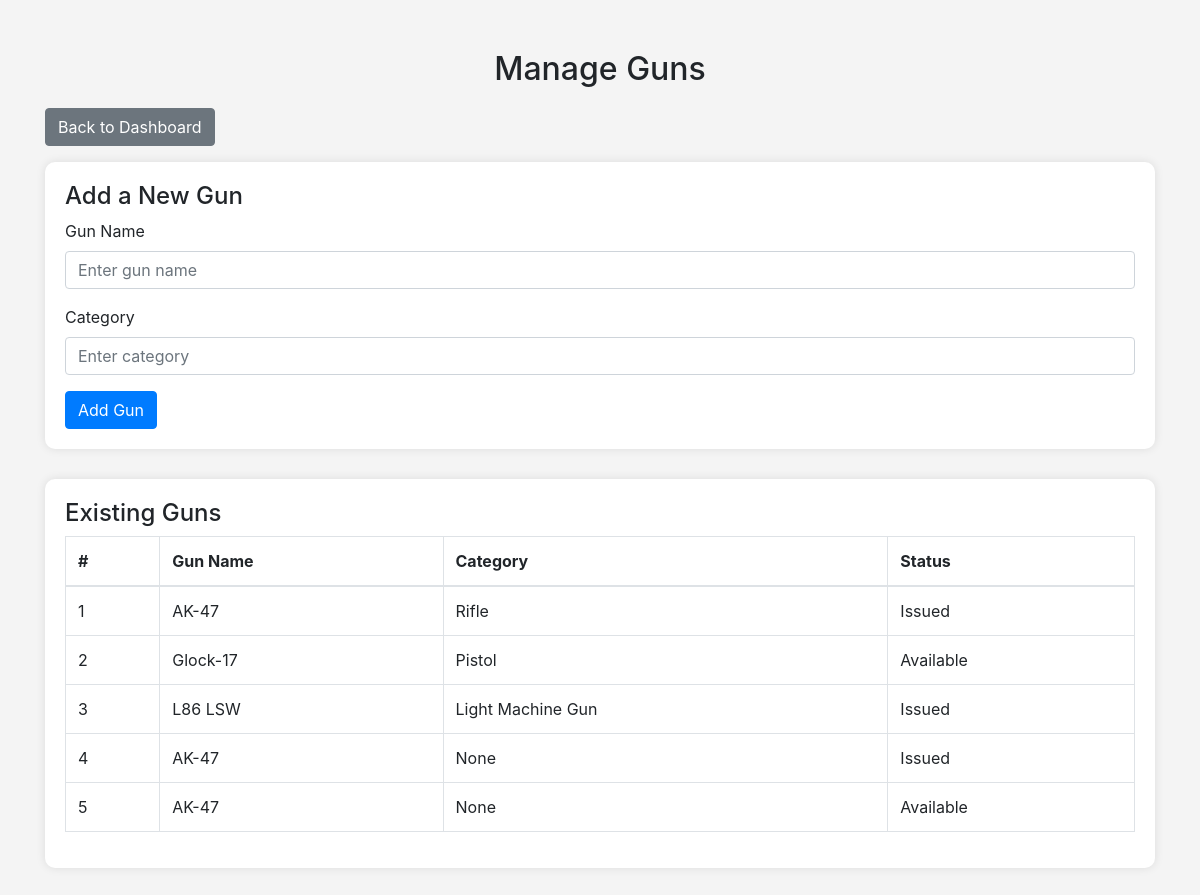
The app's page /guns/add/ (signed in), older data.
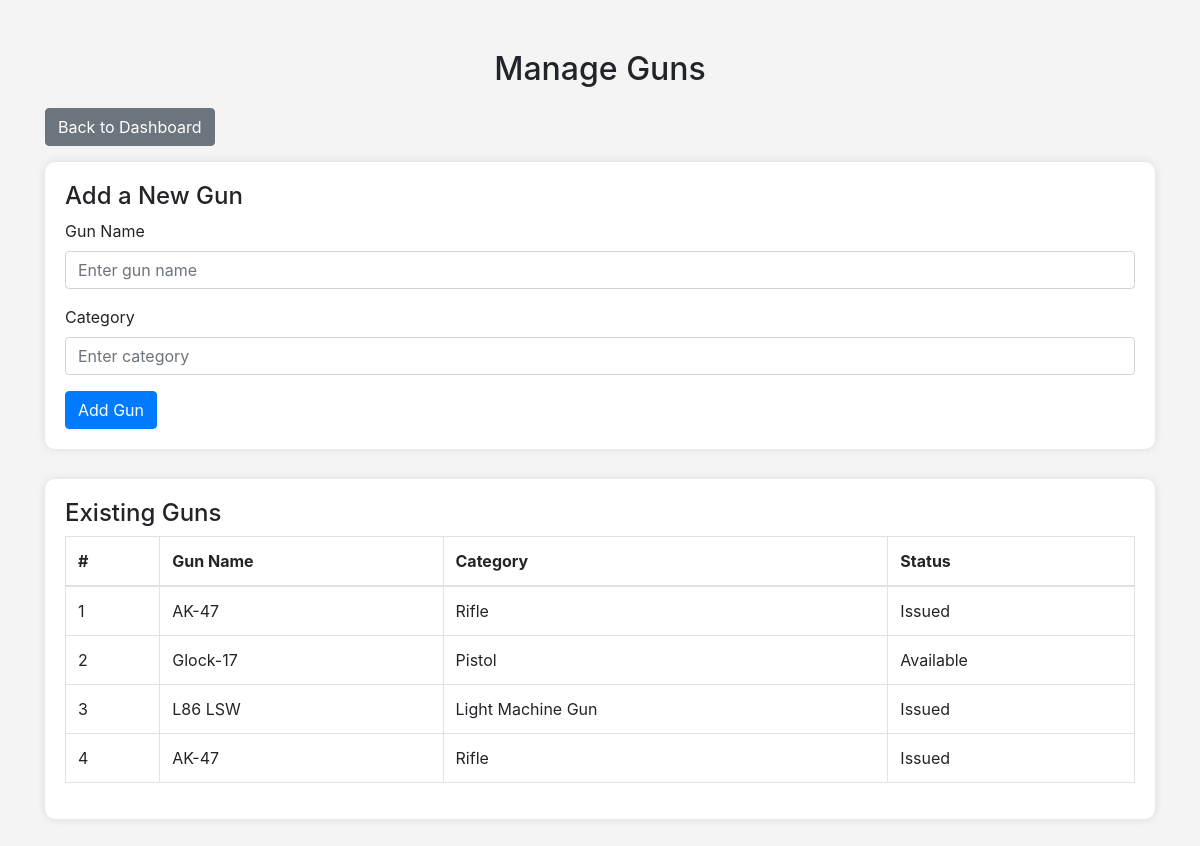
The same page, newer data.
### inventory_app/models.py (models this page shows, shortened)
class Gun(models.Model):
    name = models.CharField(max_length=100)
    category = models.CharField(max_length=50, null=True, blank=True)
    is_assigned = models.BooleanField(default=False)

### inventory_app/views.py (the view)
# urls.py: path('guns/add/', views.gun_add, name='gun_add'),
@login_required
def gun_add(request):
    if request.method == 'POST':
        name = request.POST.get('name')
        category = request.POST.get('category')  # if using category field; otherwise ignore
        if name:  # basic validation: ensure name is not empty
            Gun.objects.create(name=name, category=category)  # category=category if applicable
        return redirect('gun_add')
    else:
        guns = Gun.objects.all()  # Fetch all existing guns
        return render(request, 'gun_add.html', {'guns': guns})

### inventory_app/templates/gun_add.html (shortened to what this page needs)
<!DOCTYPE html>
<html lang="en">
<head>
    <link rel="stylesheet" href="https://stackpath.bootstrapcdn.com/bootstrap/4.5.2/css/bootstrap.min.css">
</head>
<body>
<div class="container">
    <h2 class="text-center">Manage Guns</h2>
    <a href="{% url 'admin_dashboard' %}" class="btn btn-secondary mb-3">Back to Dashboard</a>
    <div class="form-section">
        <h4>Add a New Gun</h4>
        <form method="post">
            <div class="form-group">
                <label for="name">Gun Name</label>
                <input type="text" class="form-control" id="name" name="name" placeholder="Enter gun name" required>
            </div>
            <div class="form-group">
                <label for="category">Category</label>
                <input type="text" class="form-control" id="category" name="category" placeholder="Enter category">
            </div>
            <button type="submit" class="btn btn-primary">Add Gun</button>
        </form>
    </div>
    <div class="list-section">
        <h4>Existing Guns</h4>
        <table class="table table-bordered">
            <thead>
                <tr>
                    <th>#</th>
                    <th>Gun Name</th>
                    <th>Category</th>
                    <th>Status</th>
                </tr>
            </thead>
            <tbody>
                {% if guns %}
                    {% for gun in guns %}
                        <tr>
                            <td>{{ forloop.counter }}</td>
                            <td>{{ gun.name }}</td>
                            <td>{{ gun.category }}</td>
                            <td>
                                {% if gun.is_assigned %}
                                    Issued
                                {% else %}
                                    Available
                                {% endif %}
                            </td>
                        </tr>
                    {% endfor %}
                {% else %}
                    <tr>
                        <td colspan="4" class="text-center">No guns available</td>
                    </tr>
                {% endif %}
            </tbody>
        </table>
    </div>
</div>
</body>
</html>

Row changes from the older to the newer data that the page shows:
removed Gun: name "AK-47", category "None", is_assigned "Available"
changed Gun (number 4 of 4 on the later page): category "None" → "Rifle"
